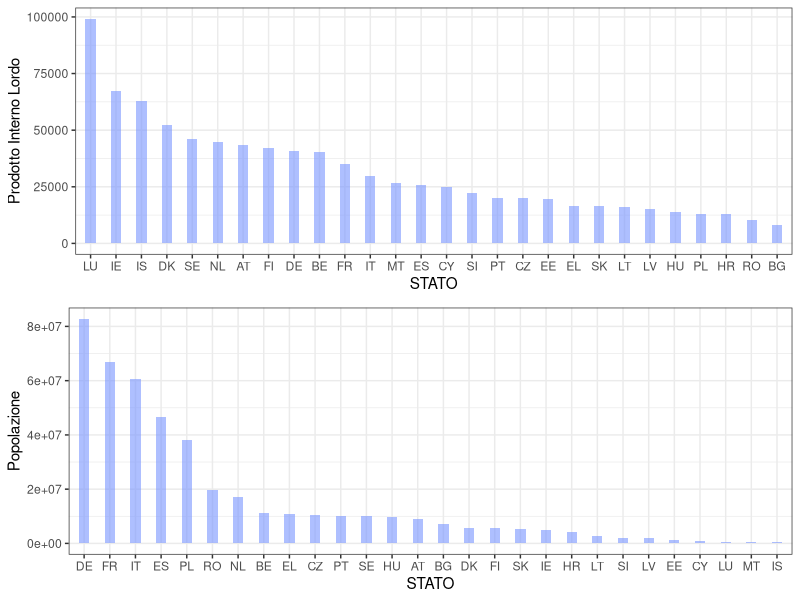
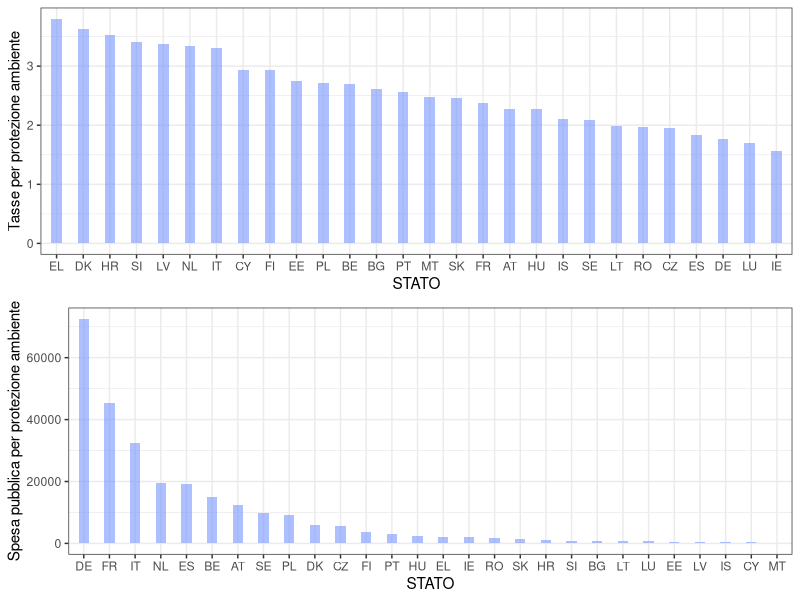
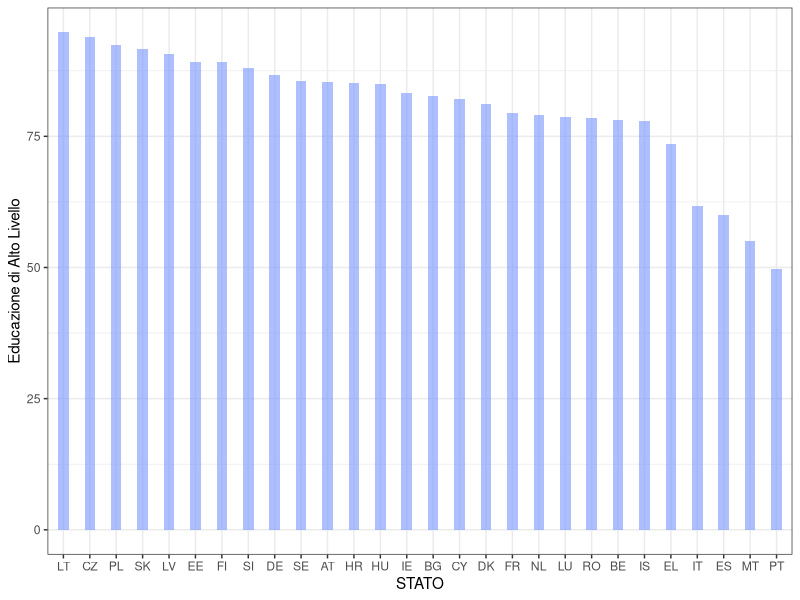
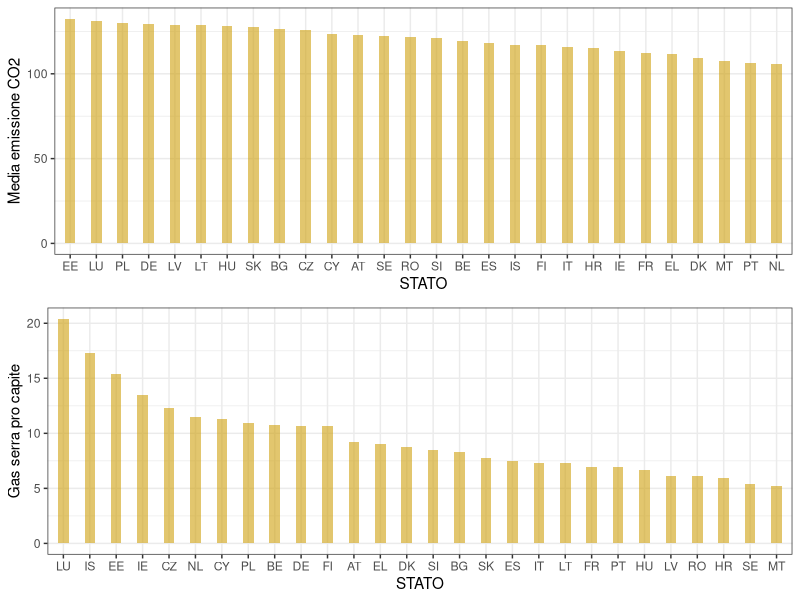
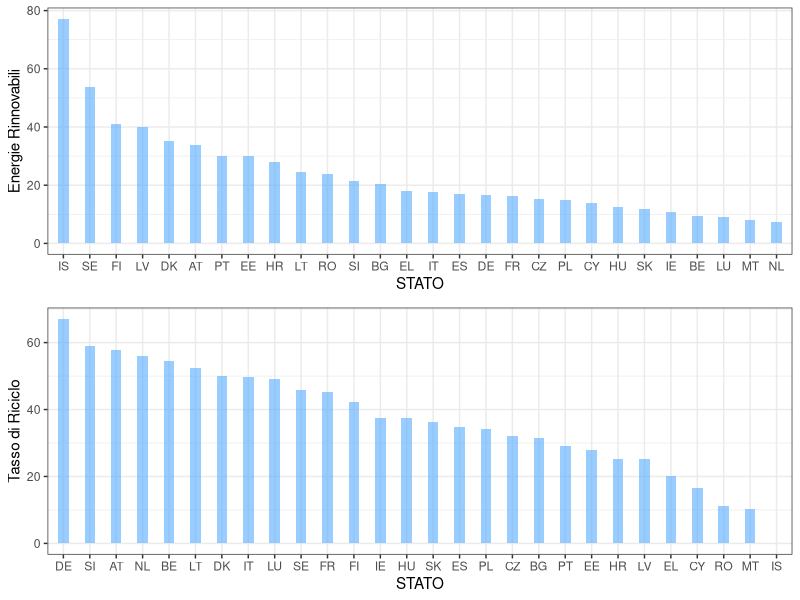
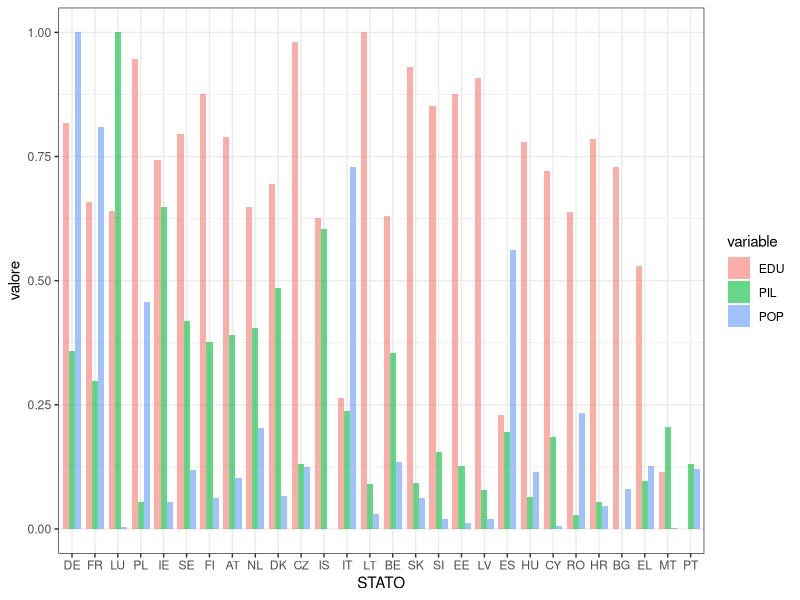
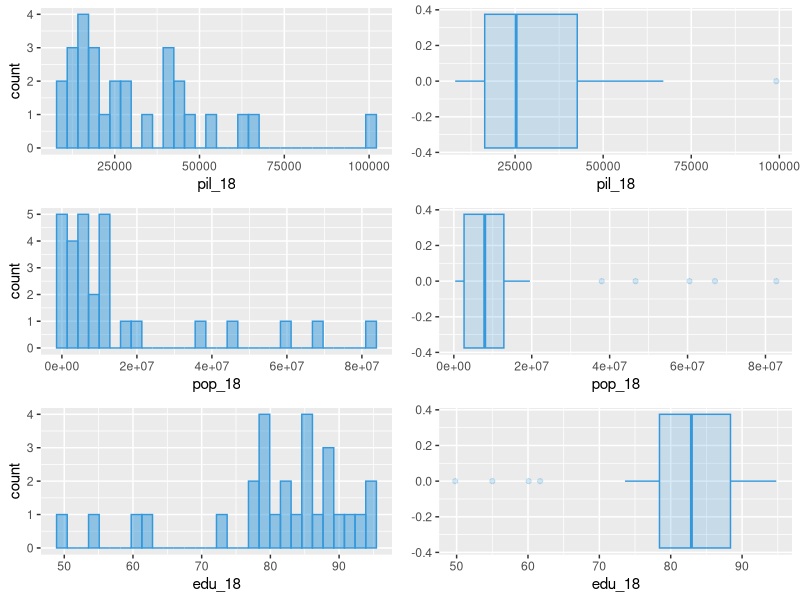
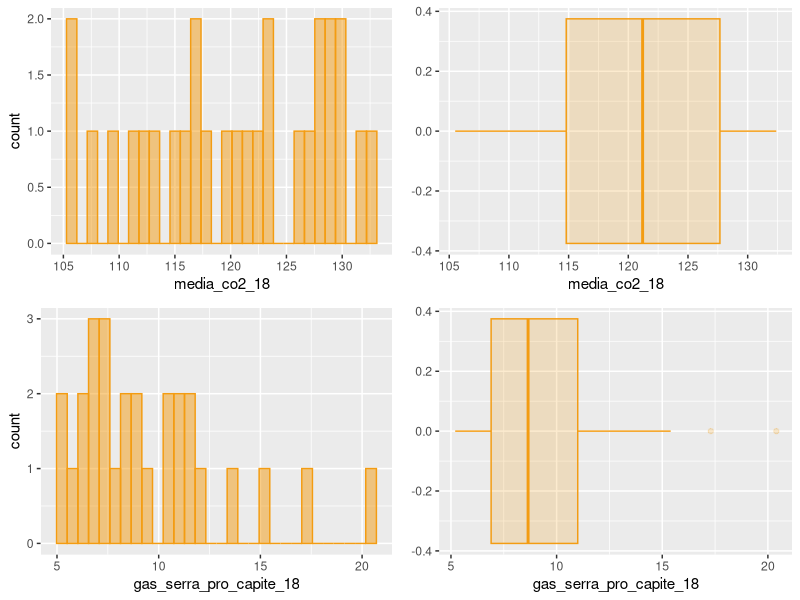

Here is the R script that generated these plots, in order:
################################################################################
###                  La Sostenibilità Ambientale dell'Europa                 ###
################################################################################

### Esploriamo le informazioni disponibili negli open data europei le condizioni
### energetiche e sulla protezione ambientale.
###
### 1. Quali sono i paesi più inquinati?
### 2. Quali sono i paesi che investono più sulla protezione ambientale?
### 3. Quali sono i paesi che utilizzano più energie rinnovabili?

### Alla domanda 1 ---> emissioni di CO_2, Gas Serra, riciclo dei rifiuti;
### Alla domanda 2 ---> pil pro capite, popolazione, educazione
###                     tassazione ed investimenti per protezione ambiente;
### Alla domanda 3 ---> energie rinnovabili;

#########     RISORSA: OPEN DATA database EUROSTAT                     #########
#########     https://ec.europa.eu/eurostat/web/main/data/database     #########


###  IMPORTIAMO IL DATAFRAME CHE ABBIAMO CREATO DOPO TUTTA LA MANIPOLAZIONE  ###
dataframe <- read.csv("dataframe.txt", sep=' ')

################################################################################
###                                                                          ###
###                           ANALISI UNIVARIATA                             ###
###                                                                          ###
################################################################################

############################################   DESCRITTIVA   ###################
mean(dataframe$pil_18) / 1000 # 31.6 K di ricchezza prodotta in media da ogni cittadino europeo
mean(dataframe$pop_18) / 1000000 # IN MILIONI

mean(dataframe$edu_18) # 80% di persone hanno un'educazione di 
                       # livello superiore nella fascia d'età 25-64 anni

mean(dataframe$media_co2_18) #emissione media di co2 per chilometro
mean(dataframe$gas_serra_pro_capite_18) #in equivalenti di co_2
mean(dataframe$protezione_ambiente_18) # milioni
mean(dataframe$tasse_ambiente_18) # percentuale
mean(dataframe$riciclo) # percentuale
mean(dataframe$energie_rinnovabili_18) # percentuale

colnames(dataframe)[2]
mean(dataframe[,2])
median(dataframe[,2])
min(dataframe[,2])
max(dataframe[,2])

#x <- list(colnames(dataframe)[2], mean(dataframe[,2]), median(dataframe[,2]), min(dataframe[,2]), max(dataframe[,2]))
#y <- list(colnames(dataframe)[3], mean(dataframe[,3]), median(dataframe[,3]), min(dataframe[,3]), max(dataframe[,3]))
#z <- rbind(x,y)
descrittiva <- list()
for (i in 2:length(dataframe)) {
  x <- list(colnames(dataframe)[i], round(mean(dataframe[,i]),2), median(dataframe[,i]), min(dataframe[,i]), max(dataframe[,i]))
  descrittiva <- rbind(descrittiva, x)
}
statistica_descrittiva <- as.data.frame(descrittiva)
colnames(statistica_descrittiva) <- c("Variabile",
                                      "Media",
                                      "Mediana",
                                      "Minimo",
                                      "Massimo")
rownames(statistica_descrittiva) <- c(1:9)


#modo veloce
summary(dataframe)
################################################################################

#bar chart
library(ggplot2)

a <-ggplot(dataframe, aes(x=reorder(stato, -pil_18), y=pil_18)) +
  geom_bar(stat="identity", fill="#7894FF", alpha=.6, width=.4) +
  xlab("STATO") +
  ylab("Prodotto Interno Lordo") +
  theme_bw()
b <- ggplot(dataframe, aes(x=reorder(stato, -pop_18), y=pop_18)) +
  geom_bar(stat="identity", fill="#7894FF", alpha=.6, width=.4) +
  xlab("STATO") +
  ylab("Popolazione") +
  theme_bw()

library(ggpubr)
ggarrange(a,b, ncol = 1, nrow = 2)


d <-ggplot(dataframe, aes(x=reorder(stato, -edu_18), y=edu_18)) +
  geom_bar(stat="identity", fill="#7894FF", alpha=.6, width=.4) +
  xlab("STATO") +
  ylab("Educazione di Alto Livello") +
  theme_bw()
e <- ggplot(dataframe, aes(x=reorder(stato, -tasse_ambiente_18), y=tasse_ambiente_18)) +
  geom_bar(stat="identity", fill="#7894FF", alpha=.6, width=.4) +
  xlab("STATO") +
  ylab("Tasse per protezione ambiente") +
  theme_bw()
f <- ggplot(dataframe, aes(x=reorder(stato, -protezione_ambiente_18), y=protezione_ambiente_18)) +
  geom_bar(stat="identity", fill="#7894FF", alpha=.6, width=.4) +
  xlab("STATO") +
  ylab("Spesa pubblica per protezione ambiente") +
  theme_bw()

ggarrange(e,f, ncol = 1, nrow = 2)
ggarrange(d, ncol = 1, nrow = 1)

g <- ggplot(dataframe, aes(x=reorder(stato, -media_co2_18), y=media_co2_18)) +
  geom_bar(stat="identity", fill="#CFA00E", alpha=.6, width=.4) +
  xlab("STATO") +
  ylab("Media emissione CO2") +
  theme_bw()
h <- ggplot(dataframe, aes(x=reorder(stato, -gas_serra_pro_capite_18), y=gas_serra_pro_capite_18)) +
  geom_bar(stat="identity", fill="#CFA00E", alpha=.6, width=.4) +
  xlab("STATO") +
  ylab("Gas serra pro capite") +
  theme_bw()

ggarrange(g,h, ncol = 1, nrow = 2)

i <- ggplot(dataframe, aes(x=reorder(stato, -energie_rinnovabili_18), y=energie_rinnovabili_18)) +
  geom_bar(stat="identity", fill="#55ABFF", alpha=.6, width=.4) +
  xlab("STATO") +
  ylab("Energie Rinnovabili") +
  theme_bw()
j <- ggplot(dataframe, aes(x=reorder(stato, -riciclo), y=riciclo)) +
  geom_bar(stat="identity", fill="#55ABFF", alpha=.6, width=.4) +
  xlab("STATO") +
  ylab("Tasso di Riciclo") +
  theme_bw()

ggarrange(i,j, ncol = 1, nrow = 2)


### Proviamo a vedere come plottare insieme
normalize <- function(x) {
  (x - min(x)) / (max(x) - min(x))
}

df_scaled <- as.data.frame(lapply(dataframe[,c(2,3,4)], normalize))

str(df_scaled)

pil <- cbind(dataframe$stato, df_scaled$pil_18)
popol <- cbind(dataframe$stato, df_scaled$pop_18)
educ <- cbind(dataframe$stato, df_scaled$edu_18)

df <- as.data.frame(rbind(pil, popol))
df <- as.data.frame(rbind(df, educ))

colnames(df) <- c("stato", "valore")
df$valore <- as.numeric(df$valore)  
df$variable <- c(replicate(28, "PIL"), replicate(28, "POP"), replicate(28, "EDU"))

###### PLOT DELLE VARIABILI INSIEME
ggplot(df, aes(x=reorder(stato, -valore), y=valore, fill=variable)) +
  geom_bar(stat="identity", alpha=.6, width=.8, position = "dodge") +
  xlab("STATO") +
  theme_bw()


############################################  DISTRIBUZIONE  ###################
b1 <-ggplot(dataframe, aes(y=pil_18)) +
  geom_boxplot(varwidth = TRUE, alpha=0.2, color='#3498DB', fill='#3498DB')+
  coord_flip()
h1 <-ggplot(dataframe, aes(y=pil_18)) +
  geom_histogram(alpha=0.5, color='#3498DB', fill='#3498DB', position = 'identity')+
  coord_flip()
b2 <-ggplot(dataframe, aes(y=pop_18)) +
  geom_boxplot(varwidth = TRUE, alpha=0.2, color='#3498DB', fill='#3498DB')+
  coord_flip()
h2 <-ggplot(dataframe, aes(y=pop_18)) +
  geom_histogram(alpha=0.5, color='#3498DB', fill='#3498DB', position = 'identity')+
  coord_flip()
b3 <-ggplot(dataframe, aes(y=edu_18)) +
  geom_boxplot(varwidth = TRUE, alpha=0.2, color='#3498DB', fill='#3498DB')+
  coord_flip()
h3 <-ggplot(dataframe, aes(y=edu_18)) +
  geom_histogram(alpha=0.5, color='#3498DB', fill='#3498DB', position = 'identity')+
  coord_flip()

ggarrange(h1, b1, h2, b2, h3, b3, ncol = 2, nrow = 3)

b4 <-ggplot(dataframe, aes(y=media_co2_18)) +
  geom_boxplot(varwidth = TRUE, alpha=0.2, color='#F39C12', fill='#F39C12')+
  coord_flip()
h4 <-ggplot(dataframe, aes(y=media_co2_18)) +
  geom_histogram(alpha=0.5, color='#F39C12', fill='#F39C12', position = 'identity')+
  coord_flip()
b5 <-ggplot(dataframe, aes(y=gas_serra_pro_capite_18)) +
  geom_boxplot(varwidth = TRUE, alpha=0.2, color='#F39C12', fill='#F39C12')+
  coord_flip()
h5 <-ggplot(dataframe, aes(y=gas_serra_pro_capite_18)) +
  geom_histogram(alpha=0.5, color='#F39C12', fill='#F39C12', position = 'identity')+
  coord_flip()

ggarrange(h4, b4, h5, b5, ncol = 2, nrow = 2)

b6 <-ggplot(dataframe, aes(y=protezione_ambiente_18)) +
  geom_boxplot(varwidth = TRUE, alpha=0.2, color='#27AE60', fill='#27AE60')+
  coord_flip()
h6 <-ggplot(dataframe, aes(y=protezione_ambiente_18)) +
  geom_histogram(alpha=0.5, color='#27AE60', fill='#27AE60', position = 'identity')+
  coord_flip()
b7 <-ggplot(dataframe, aes(y=tasse_ambiente_18)) +
  geom_boxplot(varwidth = TRUE, alpha=0.2, color='#27AE60', fill='#27AE60')+
  coord_flip()
h7 <-ggplot(dataframe, aes(y=tasse_ambiente_18)) +
  geom_histogram(alpha=0.5, color='#27AE60', fill='#27AE60', position = 'identity')+
  coord_flip()

ggarrange(h6, b6, h7, b7, ncol = 2, nrow = 2)

b8 <-ggplot(dataframe, aes(y=riciclo)) +
  geom_boxplot(varwidth = TRUE, alpha=0.2, color='#5D6D7E', fill='#5D6D7E')+
  coord_flip()
h8 <-ggplot(dataframe, aes(y=riciclo)) +
  geom_histogram(alpha=0.5, color='#5D6D7E', fill='#5D6D7E', position = 'identity')+
  coord_flip()
b9 <-ggplot(dataframe, aes(y=energie_rinnovabili_18)) +
  geom_boxplot(varwidth = TRUE, alpha=0.2, color='#5D6D7E', fill='#5D6D7E')+
  coord_flip()
h9 <-ggplot(dataframe, aes(y=energie_rinnovabili_18)) +
  geom_histogram(alpha=0.5, color='#5D6D7E', fill='#5D6D7E', position = 'identity')+
  coord_flip()

ggarrange(h8, b8, h9, b9, ncol = 2, nrow = 2)

############### VARIANZA = (sommatoria (x - media)^2) / (n -1)
sigma <- sum((dataframe$pil_18 - mean(dataframe$pil_18))**2)/(length(dataframe$pil_18)-1)
sigma

var(dataframe$pil_18)
var(dataframe$pop_18)
var(dataframe$edu_18)

var(dataframe$media_co2_18)
var(dataframe$gas_serra_pro_capite_18)
var(dataframe$protezione_ambiente_18)
var(dataframe$tasse_ambiente_18)
var(dataframe$riciclo)
var(dataframe$energie_rinnovabili_18)

############### DEVIAZIONE STANDARD = radice_quadrata(varianza)
std <- sigma**(1/2)
std

sd(dataframe$pil_18)

sd(dataframe$pop_18)
sd(dataframe$edu_18)

sd(dataframe$media_co2_18)
sd(dataframe$gas_serra_pro_capite_18)
sd(dataframe$protezione_ambiente_18)
sd(dataframe$tasse_ambiente_18)
sd(dataframe$riciclo)
sd(dataframe$energie_rinnovabili_18)

